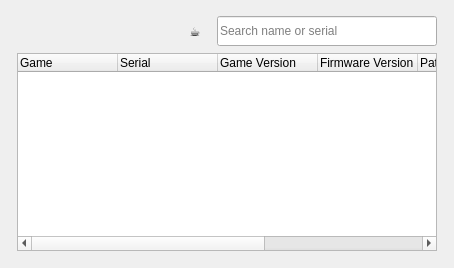
<?xml version="1.0" encoding="UTF-8"?>
<ui version="4.0">
 <class>ConfigurationListWidget</class>
 <widget class="QWidget" name="ConfigurationListWidget">
  <property name="geometry">
   <rect>
    <x>0</x>
    <y>0</y>
    <width>292</width>
    <height>268</height>
   </rect>
  </property>
  <property name="windowTitle">
   <string>Configurations</string>
  </property>
  <property name="styleSheet">
   <string notr="true"/>
  </property>
  <layout class="QGridLayout" name="gridLayout">
   <item row="0" column="0">
    <layout class="QHBoxLayout" name="horizontalLayout_2">
     <property name="leftMargin">
      <number>6</number>
     </property>
     <property name="topMargin">
      <number>0</number>
     </property>
     <property name="rightMargin">
      <number>6</number>
     </property>
     <property name="bottomMargin">
      <number>6</number>
     </property>
     <item>
      <layout class="QVBoxLayout" name="verticalLayout">
       <property name="spacing">
        <number>4</number>
       </property>
       <property name="topMargin">
        <number>2</number>
       </property>
       <item>
        <layout class="QHBoxLayout" name="horizontalLayout">
         <property name="spacing">
          <number>4</number>
         </property>
         <item>
          <widget class="QToolButton" name="global_settings_button">
           <property name="minimumSize">
           <size>
             <width>36</width>
             <height>36</height>
            </size>
           </property>
           <property name="toolTip">
            <string>&lt;html&gt;&lt;head/&gt;&lt;body&gt;&lt;p&gt;Edit global settings&lt;/p&gt;&lt;/body&gt;&lt;/html&gt;</string>
           </property>
           <property name="text">
            <string/>
           </property>
           <property name="iconSize">
            <size>
             <width>32</width>
             <height>32</height>
            </size>
           </property>
           <property name="autoRaise">
            <bool>true</bool>
           </property>
          </widget>
         </item>
         <item>
          <widget class="QToolButton" name="input_mapping_button">
           <property name="minimumSize">
            <size>
             <width>36</width>
             <height>36</height>
            </size>
           </property>
           <property name="toolTip">
            <string>Edit input mapping</string>
           </property>
           <property name="text">
            <string/>
           </property>
           <property name="iconSize">
            <size>
             <width>32</width>
             <height>32</height>
            </size>
           </property>
           <property name="autoRaise">
            <bool>true</bool>
           </property>
          </widget>
         </item>
         <item>
          <widget class="QToolButton" name="edit_button">
           <property name="minimumSize">
           <size>
             <width>36</width>
             <height>36</height>
            </size>
           </property>
           <property name="toolTip">
            <string>&lt;html&gt;&lt;head/&gt;&lt;body&gt;&lt;p&gt;Edit configuration&lt;/p&gt;&lt;/body&gt;&lt;/html&gt;</string>
           </property>
           <property name="text">
            <string/>
           </property>
           <property name="iconSize">
            <size>
             <width>32</width>
             <height>32</height>
            </size>
           </property>
           <property name="autoRaise">
            <bool>true</bool>
           </property>
          </widget>
         </item>
         <item>
          <widget class="QToolButton" name="delete_button">
           <property name="minimumSize">
           <size>
             <width>36</width>
             <height>36</height>
            </size>
           </property>
           <property name="toolTip">
            <string>&lt;html&gt;&lt;head/&gt;&lt;body&gt;&lt;p&gt;Delete configuration&lt;/p&gt;&lt;/body&gt;&lt;/html&gt;</string>
           </property>
           <property name="styleSheet">
            <string notr="true"/>
           </property>
           <property name="text">
            <string/>
           </property>
           <property name="iconSize">
            <size>
             <width>32</width>
             <height>32</height>
            </size>
           </property>
           <property name="autoRaise">
            <bool>true</bool>
           </property>
         </widget>
        </item>
         <item>
          <widget class="QToolButton" name="donate_button">
           <property name="minimumSize">
            <size>
             <width>36</width>
             <height>36</height>
            </size>
           </property>
           <property name="toolTip">
            <string>Support KatyPS5 development (opens PayPal)</string>
           </property>
           <property name="text">
            <string>☕</string>
           </property>
           <property name="iconSize">
            <size>
             <width>32</width>
             <height>32</height>
            </size>
           </property>
           <property name="autoRaise">
            <bool>true</bool>
           </property>
          </widget>
         </item>
         <item>
          <spacer name="horizontalSpacer">
           <property name="orientation">
            <enum>Qt::Horizontal</enum>
           </property>
           <property name="sizeHint" stdset="0">
            <size>
             <width>40</width>
             <height>20</height>
            </size>
           </property>
          </spacer>
         </item>
         <item>
          <widget class="QLineEdit" name="search_line_edit">
           <property name="sizePolicy">
            <sizepolicy hsizetype="Preferred" vsizetype="Fixed">
             <horstretch>0</horstretch>
             <verstretch>0</verstretch>
            </sizepolicy>
           </property>
           <property name="minimumSize">
            <size>
             <width>220</width>
             <height>30</height>
            </size>
           </property>
           <property name="maximumSize">
            <size>
             <width>320</width>
             <height>30</height>
            </size>
           </property>
           <property name="toolTip">
            <string>Search game name or serial</string>
           </property>
           <property name="placeholderText">
            <string>Search name or serial</string>
           </property>
           <property name="clearButtonEnabled">
            <bool>true</bool>
           </property>
          </widget>
         </item>
        </layout>
       </item>
       <item>
        <widget class="GameListTreeWidget" name="cfgs_list">
         <property name="rootIsDecorated">
          <bool>false</bool>
         </property>
         <column>
          <property name="text">
           <string>Game</string>
          </property>
         </column>
         <column>
          <property name="text">
           <string>Serial</string>
          </property>
         </column>
         <column>
          <property name="text">
           <string>Game Version</string>
          </property>
         </column>
         <column>
          <property name="text">
           <string>Firmware Version</string>
          </property>
         </column>
         <column>
          <property name="text">
           <string>Path</string>
          </property>
         </column>
         <column>
          <property name="text">
           <string>Status</string>
          </property>
         </column>
         <column>
          <property name="text">
           <string>Comments</string>
          </property>
         </column>
        </widget>
       </item>
      </layout>
     </item>
    </layout>
   </item>
  </layout>
 </widget>
 <customwidgets>
  <customwidget>
   <class>GameListTreeWidget</class>
   <extends>QTreeWidget</extends>
   <header>gameListTreeWidget.h</header>
  </customwidget>
 </customwidgets>
 <resources/>
 <connections/>
</ui>
